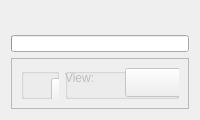
      <widget class="QWidget" name="phase_tabsPage2_2">
       <attribute name="title">
        <string>Initialization</string>
       </attribute>
       <layout class="QVBoxLayout" name="verticalLayout_2">
        <item>
         <widget class="QWidget" name="mplWindow_init" native="true">
          <property name="sizePolicy">
           <sizepolicy hsizetype="Expanding" vsizetype="Expanding">
            <horstretch>1</horstretch>
            <verstretch>5</verstretch>
           </sizepolicy>
          </property>
          <layout class="QVBoxLayout" name="mplVLayout_init"/>
         </widget>
        </item>
        <item>
         <widget class="QProgressBar" name="progressBar_init">
          <property name="font">
           <font>
            <pointsize>5</pointsize>
           </font>
          </property>
          <property name="value">
           <number>0</number>
          </property>
          <property name="textVisible">
           <bool>false</bool>
          </property>
         </widget>
        </item>
        <item>
         <widget class="QFrame" name="frame">
          <property name="sizePolicy">
           <sizepolicy hsizetype="Preferred" vsizetype="Preferred">
            <horstretch>1</horstretch>
            <verstretch>1</verstretch>
           </sizepolicy>
          </property>
          <property name="frameShape">
           <enum>QFrame::StyledPanel</enum>
          </property>
          <property name="frameShadow">
           <enum>QFrame::Raised</enum>
          </property>
          <layout class="QGridLayout" name="gridLayout_7">
           <item row="0" column="0">
            <widget class="QGroupBox" name="groupBox_initControls">
             <property name="enabled">
              <bool>false</bool>
             </property>
             <property name="sizePolicy">
              <sizepolicy hsizetype="Preferred" vsizetype="Preferred">
               <horstretch>1</horstretch>
               <verstretch>1</verstretch>
              </sizepolicy>
             </property>
             <property name="title">
              <string/>
             </property>
             <widget class="QPushButton" name="pushButton_startInit">
              <property name="geometry">
               <rect>
                <x>30</x>
                <y>10</y>
                <width>112</width>
                <height>29</height>
               </rect>
              </property>
              <property name="text">
               <string>Start Init</string>
              </property>
              <property name="icon">
               <iconset>
                <normaloff>://icon/open_iconic/play_alt.svg</normaloff>://icon/open_iconic/play_alt.svg</iconset>
              </property>
             </widget>
             <widget class="QPushButton" name="pushButton_stopInit">
              <property name="geometry">
               <rect>
                <x>30</x>
                <y>50</y>
                <width>112</width>
                <height>29</height>
               </rect>
              </property>
              <property name="text">
               <string>Stop Init</string>
              </property>
              <property name="icon">
               <iconset>
                <normaloff>://icon/open_iconic/x_alt.svg</normaloff>://icon/open_iconic/x_alt.svg</iconset>
              </property>
             </widget>
            </widget>
           </item>
           <item row="0" column="1">
            <widget class="QGroupBox" name="groupBox_initPlotControls">
             <property name="enabled">
              <bool>false</bool>
             </property>
             <property name="sizePolicy">
              <sizepolicy hsizetype="Preferred" vsizetype="Preferred">
               <horstretch>3</horstretch>
               <verstretch>1</verstretch>
              </sizepolicy>
             </property>
             <property name="title">
              <string/>
             </property>
             <widget class="QComboBox" name="comboBox_initPlots">
              <property name="geometry">
               <rect>
                <x>60</x>
                <y>0</y>
                <width>171</width>
                <height>29</height>
               </rect>
              </property>
             </widget>
             <widget class="QLabel" name="label_31">
              <property name="geometry">
               <rect>
                <x>0</x>
                <y>0</y>
                <width>78</width>
                <height>19</height>
               </rect>
              </property>
              <property name="text">
               <string>View:</string>
              </property>
             </widget>
             <widget class="QLabel" name="label_37">
              <property name="geometry">
               <rect>
                <x>0</x>
                <y>40</y>
                <width>91</width>
                <height>19</height>
               </rect>
              </property>
              <property name="text">
               <string>Colormap:</string>
              </property>
             </widget>
             <widget class="QLineEdit" name="lineEdit_initColormap">
              <property name="geometry">
               <rect>
                <x>90</x>
                <y>40</y>
                <width>141</width>
                <height>29</height>
               </rect>
              </property>
             </widget>
             <widget class="QRadioButton" name="radioButton_initAutoscale">
              <property name="geometry">
               <rect>
                <x>260</x>
                <y>0</y>
                <width>131</width>
                <height>24</height>
               </rect>
              </property>
              <property name="text">
               <string>Autoscale</string>
              </property>
              <property name="checked">
               <bool>true</bool>
              </property>
             </widget>
             <widget class="QFrame" name="frame_initScaleMinMax">
              <property name="enabled">
               <bool>false</bool>
              </property>
              <property name="geometry">
               <rect>
                <x>260</x>
                <y>20</y>
                <width>120</width>
                <height>51</height>
               </rect>
              </property>
              <widget class="QLineEdit" name="lineEdit_initPlot_min">
               <property name="geometry">
                <rect>
                 <x>50</x>
                 <y>8</y>
                 <width>61</width>
                 <height>21</height>
                </rect>
               </property>
               <property name="sizePolicy">
                <sizepolicy hsizetype="Fixed" vsizetype="Fixed">
                 <horstretch>0</horstretch>
                 <verstretch>0</verstretch>
                </sizepolicy>
               </property>
               <property name="font">
                <font>
                 <pointsize>10</pointsize>
                </font>
               </property>
              </widget>
              <widget class="QLineEdit" name="lineEdit_initPlot_max">
               <property name="geometry">
                <rect>
                 <x>50</x>
                 <y>30</y>
                 <width>61</width>
                 <height>21</height>
                </rect>
               </property>
               <property name="sizePolicy">
                <sizepolicy hsizetype="Fixed" vsizetype="Fixed">
                 <horstretch>0</horstretch>
                 <verstretch>0</verstretch>
                </sizepolicy>
               </property>
               <property name="font">
                <font>
                 <pointsize>10</pointsize>
                </font>
               </property>
              </widget>
              <widget class="QLabel" name="label_38">
               <property name="geometry">
                <rect>
                 <x>10</x>
                 <y>10</y>
                 <width>31</width>
                 <height>19</height>
                </rect>
               </property>
               <property name="text">
                <string>min</string>
               </property>
              </widget>
              <widget class="QLabel" name="label_39">
               <property name="geometry">
                <rect>
                 <x>10</x>
                 <y>30</y>
                 <width>41</width>
                 <height>19</height>
                </rect>
               </property>
               <property name="text">
                <string>max</string>
               </property>
              </widget>
             </widget>
             <widget class="QFrame" name="frame_initAnimControls">
              <property name="enabled">
               <bool>false</bool>
              </property>
              <property name="geometry">
               <rect>
                <x>410</x>
                <y>10</y>
                <width>103</width>
                <height>82</height>
               </rect>
              </property>
              <layout class="QVBoxLayout" name="verticalLayout_9">
               <item>
                <widget class="QPushButton" name="pushButton_initAnimPlay">
                 <property name="text">
                  <string>Play</string>
                 </property>
                </widget>
               </item>
               <item>
                <widget class="QPushButton" name="pushButton_initAnimStop">
                 <property name="text">
                  <string>Stop</string>
                 </property>
                </widget>
               </item>
              </layout>
             </widget>
            </widget>
           </item>
          </layout>
         </widget>
        </item>
       </layout>
      </widget>
